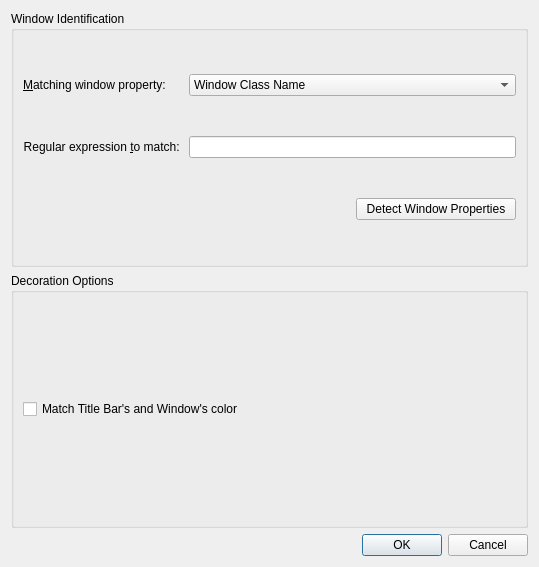
<?xml version="1.0" encoding="UTF-8"?>
<ui version="4.0">
 <class>BreezeExceptionDialog</class>
 <widget class="QDialog" name="BreezeExceptionDialog">
  <property name="geometry">
   <rect>
    <x>0</x>
    <y>0</y>
    <width>539</width>
    <height>567</height>
   </rect>
  </property>
  <property name="windowTitle">
   <string>Dialog</string>
  </property>
  <layout class="QVBoxLayout" name="verticalLayout">
   <item>
    <widget class="QGroupBox" name="groupBox">
     <property name="title">
      <string>Window Identification</string>
     </property>
     <layout class="QGridLayout" name="gridLayout_2">
      <item row="0" column="0" alignment="Qt::AlignLeft">
       <widget class="QLabel" name="label">
        <property name="text">
         <string>&amp;Matching window property: </string>
        </property>
        <property name="alignment">
         <set>Qt::AlignRight|Qt::AlignTrailing|Qt::AlignVCenter</set>
        </property>
        <property name="buddy">
         <cstring>exceptionType</cstring>
        </property>
       </widget>
      </item>
      <item row="1" column="0" alignment="Qt::AlignLeft">
       <widget class="QLabel" name="label_2">
        <property name="text">
         <string>Regular expression &amp;to match: </string>
        </property>
        <property name="alignment">
         <set>Qt::AlignRight|Qt::AlignTrailing|Qt::AlignVCenter</set>
        </property>
        <property name="buddy">
         <cstring>exceptionEditor</cstring>
        </property>
       </widget>
      </item>
      <item row="2" column="2">
       <widget class="QPushButton" name="detectDialogButton">
        <property name="text">
         <string>Detect Window Properties</string>
        </property>
       </widget>
      </item>
      <item row="1" column="1" colspan="2">
       <widget class="QLineEdit" name="exceptionEditor">
        <property name="showClearButton" stdset="0">
         <bool>true</bool>
        </property>
       </widget>
      </item>
      <item row="0" column="1" colspan="2">
       <widget class="QComboBox" name="exceptionType">
        <item>
         <property name="text">
          <string>Window Class Name</string>
         </property>
        </item>
        <item>
         <property name="text">
          <string>Window Title</string>
         </property>
        </item>
       </widget>
      </item>
     </layout>
    </widget>
   </item>
   <item>
    <widget class="QGroupBox" name="groupBox_2">
     <property name="title">
      <string>Decoration Options</string>
     </property>
     <layout class="QGridLayout" name="gridLayout_3">
      <item row="0" column="0">
       <widget class="QCheckBox" name="matchColorForTitleBar">
        <property name="text">
         <string>Match Title Bar's and Window's color</string>
        </property>
       </widget>
      </item>
     </layout>
    </widget>
   </item>
   <item>
    <widget class="QDialogButtonBox" name="buttonBox">
     <property name="orientation">
      <enum>Qt::Horizontal</enum>
     </property>
     <property name="standardButtons">
      <set>QDialogButtonBox::Cancel|QDialogButtonBox::Ok</set>
     </property>
    </widget>
   </item>
  </layout>
 </widget>
 <resources/>
 <connections>
  <connection>
   <sender>buttonBox</sender>
   <signal>accepted()</signal>
   <receiver>BreezeExceptionDialog</receiver>
   <slot>accept()</slot>
   <hints>
    <hint type="sourcelabel">
     <x>252</x>
     <y>342</y>
    </hint>
    <hint type="destinationlabel">
     <x>157</x>
     <y>274</y>
    </hint>
   </hints>
  </connection>
  <connection>
   <sender>buttonBox</sender>
   <signal>rejected()</signal>
   <receiver>BreezeExceptionDialog</receiver>
   <slot>reject()</slot>
   <hints>
    <hint type="sourcelabel">
     <x>320</x>
     <y>342</y>
    </hint>
    <hint type="destinationlabel">
     <x>286</x>
     <y>274</y>
    </hint>
   </hints>
  </connection>
 </connections>
</ui>
